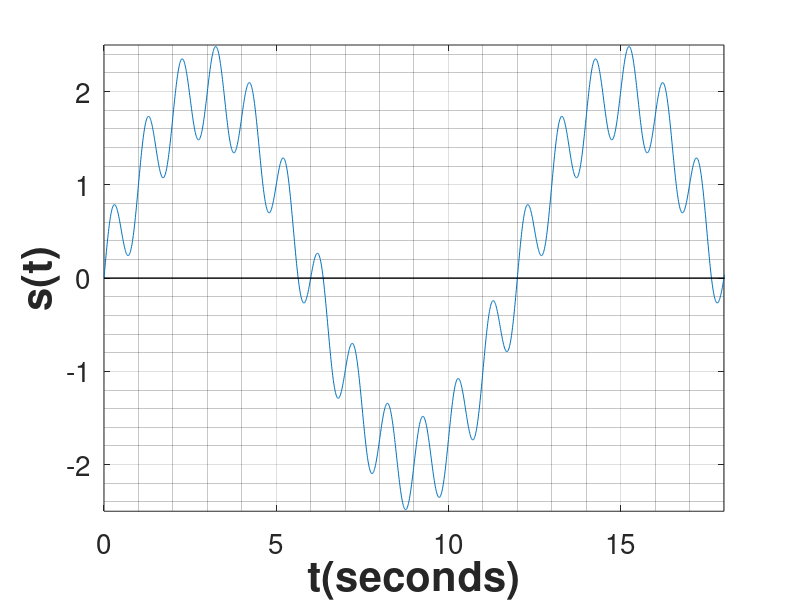

Source code (MATLAB): (Note: this script raises an error after producing the figure.)
%Calculations
period_1 = randi([1, 2]);
period_2 = randi([10, 15]);
amp_factor = randi([1, 3]);
xaxis_length = period_2 * randi([2, 4]) / 2;

amp_1 = 0.5 * amp_factor;
amp_2 = 2 * amp_factor;

t = 0:0.01:2*period_2;
y = amp_1 * sin(t * 2 * pi/period_1) + amp_2 * sin(t * 2 * pi/period_2);

%Plot generation

plotVar = plot(t, y);
hold on

plot([0,2*period_2],[0,0],'Color','black','linewidth',1);

axis([0 xaxis_length -(amp_1+amp_2) (amp_1+amp_2)]);
set(gca,'FontSize',20);
set(findall(gcf,'type','text'),'FontSize',30,'fontWeight','bold');    
axis on

grid(gca,'minor') 
set(gca,'MinorGridLineStyle','-')
grid on

clear title xlabel ylabel;

xlabel_string='t(seconds)';
ylabel_string='s(t)';
xlabel(xlabel_string);
ylabel(ylabel_string);


hold off;


%bar([1 10 7 8 2 2 9 3 6])
fig = gcf;
fig.PaperPositionMode = 'auto';
print('ScreenSizeFigure','-dpng','-r0')